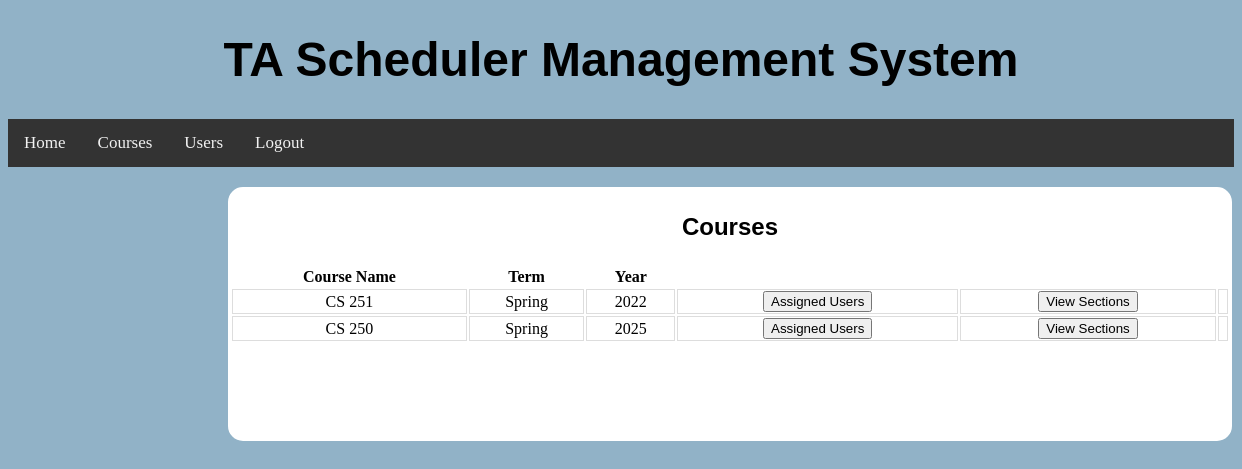
Before: /courses/ (signed in) with the older database file.
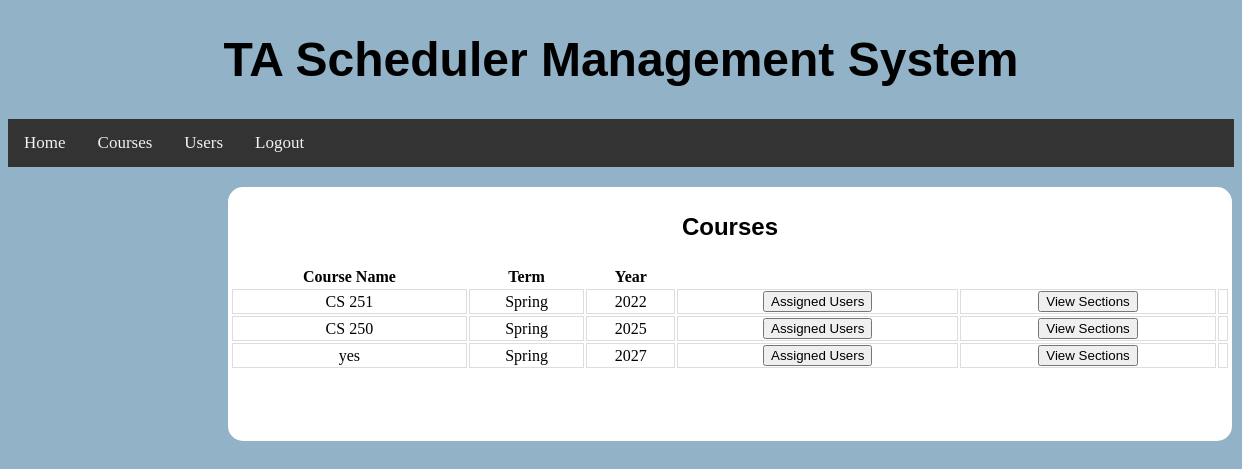
After: the same page with the newer database file.
### BackendWork/models.py (models this page shows, shortened)
class ClassList(models.Model):
    TERM_CHOICES = (('Summer', 'SUMMER'), ('Fall', 'FALL'), ('Winter', 'WINTER'), ('Spring', 'SPRING'))
    name = models.CharField(max_length=20, unique=True)
    term = models.CharField(max_length=30, choices=TERM_CHOICES, default='Fall')
    year = models.IntegerField(default=2022)

### BackendWork/views.py (the view, shortened to what this page needs)
# urls.py: path("courses/", Courses.as_view()),
class Courses(View):
    def get(self, request):
        try:
            request.session["user"]
        except:
            return redirect("/")
        return render(request, "courses.html",
                      {'sessionUser': MyUser.objects.get(username=request.session["user"]),
                       'courses': ClassList.objects.all()})

### templates/courses.html (shortened to what this page needs)
{% load static %}
<!DOCTYPE html>
<html lang="en">
<head>
    <link rel="stylesheet" type="text/css" href="{% static 'css/courses.css' %}"/>
</head>
<div class="navContainer">
    <header class="header">
        <h1><a>TA Scheduler Management System</a></h1>
    </header>
    <div class="navigation">
        <li><a href="/home/">Home</a></li>
        <li><a href="/courses/">Courses</a></li>
        <li><a href="/users/">Users</a></li>
        <li><a href="/">Logout</a></li>
    </div>
</div>
<body>
<div class="container">
    <p class=header>Courses</p>
    <div class="containerbox">
        <table>
            <tr>
                <th>Course Name</th>
                <th>Term</th>
                <th>Year</th>
            </tr>
            <tr>
                {% for i in courses %}
                    <td>{{ i.name }}</td>
                    <td>{{ i.term }}</td>
                    <td>{{ i.year }}</td>
                    <td>
                        <form action="" method="post">
                            <button name="assignedUser" value="{{ i.name }}">Assigned Users</button>
                        </form>
                    </td>
                    <td>
                    <form action="" method="post">
                        <button name="thisCourseSections" value="{{ i.name }}">View Sections</button>
                    </form>
                    </td>
                    <td>
                    </td>
                    </tr>
                {% endfor %}
        </table>
    </div>
</div>
</body>
</html>

Changed rows visible on the page:
added ClassList: name "yes", term "Spring", year "2027"
